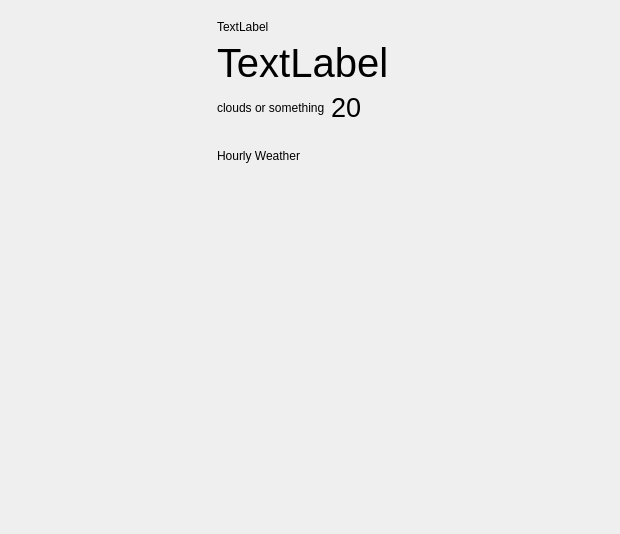
<?xml version="1.0" encoding="UTF-8"?>
<ui version="4.0">
 <class>WeatherWidget</class>
 <widget class="QWidget" name="WeatherWidget">
  <property name="geometry">
   <rect>
    <x>0</x>
    <y>0</y>
    <width>620</width>
    <height>534</height>
   </rect>
  </property>
  <property name="windowTitle">
   <string notr="true">Form</string>
  </property>
  <layout class="QVBoxLayout" name="verticalLayout">
   <property name="spacing">
    <number>0</number>
   </property>
   <property name="leftMargin">
    <number>0</number>
   </property>
   <property name="topMargin">
    <number>0</number>
   </property>
   <property name="rightMargin">
    <number>0</number>
   </property>
   <property name="bottomMargin">
    <number>0</number>
   </property>
   <item>
    <widget class="QStackedWidget" name="stackedWidget">
     <widget class="QWidget" name="weatherPage">
      <property name="sizePolicy">
       <sizepolicy hsizetype="Ignored" vsizetype="Preferred">
        <horstretch>0</horstretch>
        <verstretch>0</verstretch>
       </sizepolicy>
      </property>
      <layout class="QVBoxLayout" name="verticalLayout_3">
       <property name="spacing">
        <number>0</number>
       </property>
       <property name="leftMargin">
        <number>0</number>
       </property>
       <property name="topMargin">
        <number>0</number>
       </property>
       <property name="rightMargin">
        <number>0</number>
       </property>
       <property name="bottomMargin">
        <number>0</number>
       </property>
       <item alignment="Qt::AlignHCenter">
        <widget class="QWidget" name="containerWidget" native="true">
         <layout class="QVBoxLayout" name="verticalLayout_2">
          <property name="leftMargin">
           <number>20</number>
          </property>
          <property name="topMargin">
           <number>20</number>
          </property>
          <property name="rightMargin">
           <number>20</number>
          </property>
          <property name="bottomMargin">
           <number>20</number>
          </property>
          <item alignment="Qt::AlignLeft">
           <widget class="QLabel" name="administrativeAreaLabel">
            <property name="text">
             <string notr="true">TextLabel</string>
            </property>
           </widget>
          </item>
          <item alignment="Qt::AlignLeft">
           <widget class="QLabel" name="cityNameLabel">
            <property name="font">
             <font>
              <pointsize>30</pointsize>
             </font>
            </property>
            <property name="text">
             <string notr="true">TextLabel</string>
            </property>
           </widget>
          </item>
          <item>
           <layout class="QHBoxLayout" name="horizontalLayout">
            <item>
             <widget class="QLabel" name="iconLabel">
              <property name="text">
               <string notr="true">clouds or something</string>
              </property>
             </widget>
            </item>
            <item>
             <widget class="QLabel" name="mainTemperatureLabel">
              <property name="font">
               <font>
                <pointsize>20</pointsize>
               </font>
              </property>
              <property name="text">
               <string notr="true">20</string>
              </property>
             </widget>
            </item>
            <item>
             <spacer name="horizontalSpacer">
              <property name="orientation">
               <enum>Qt::Horizontal</enum>
              </property>
              <property name="sizeHint" stdset="0">
               <size>
                <width>40</width>
                <height>20</height>
               </size>
              </property>
             </spacer>
            </item>
           </layout>
          </item>
          <item>
           <spacer name="verticalSpacer_2">
            <property name="orientation">
             <enum>Qt::Vertical</enum>
            </property>
            <property name="sizeType">
             <enum>QSizePolicy::Fixed</enum>
            </property>
            <property name="sizeHint" stdset="0">
             <size>
              <width>20</width>
              <height>20</height>
             </size>
            </property>
           </spacer>
          </item>
          <item alignment="Qt::AlignLeft">
           <widget class="tSubtitleLabel" name="label">
            <property name="text">
             <string>Hourly Weather</string>
            </property>
           </widget>
          </item>
          <item>
           <widget class="TemperatureTimeWidget" name="temperatureTimeWidget" native="true"/>
          </item>
         </layout>
        </widget>
       </item>
       <item>
        <spacer name="verticalSpacer">
         <property name="orientation">
          <enum>Qt::Vertical</enum>
         </property>
         <property name="sizeHint" stdset="0">
          <size>
           <width>20</width>
           <height>40</height>
          </size>
         </property>
        </spacer>
       </item>
      </layout>
     </widget>
     <widget class="QWidget" name="page_2"/>
    </widget>
   </item>
  </layout>
 </widget>
 <customwidgets>
  <customwidget>
   <class>TemperatureTimeWidget</class>
   <extends>QWidget</extends>
   <header>weather/temperaturetimewidget.h</header>
   <container>1</container>
  </customwidget>
  <customwidget>
   <class>tSubtitleLabel</class>
   <extends>QLabel</extends>
   <header location="global">tsubtitlelabel.h</header>
  </customwidget>
 </customwidgets>
 <resources/>
 <connections/>
</ui>
